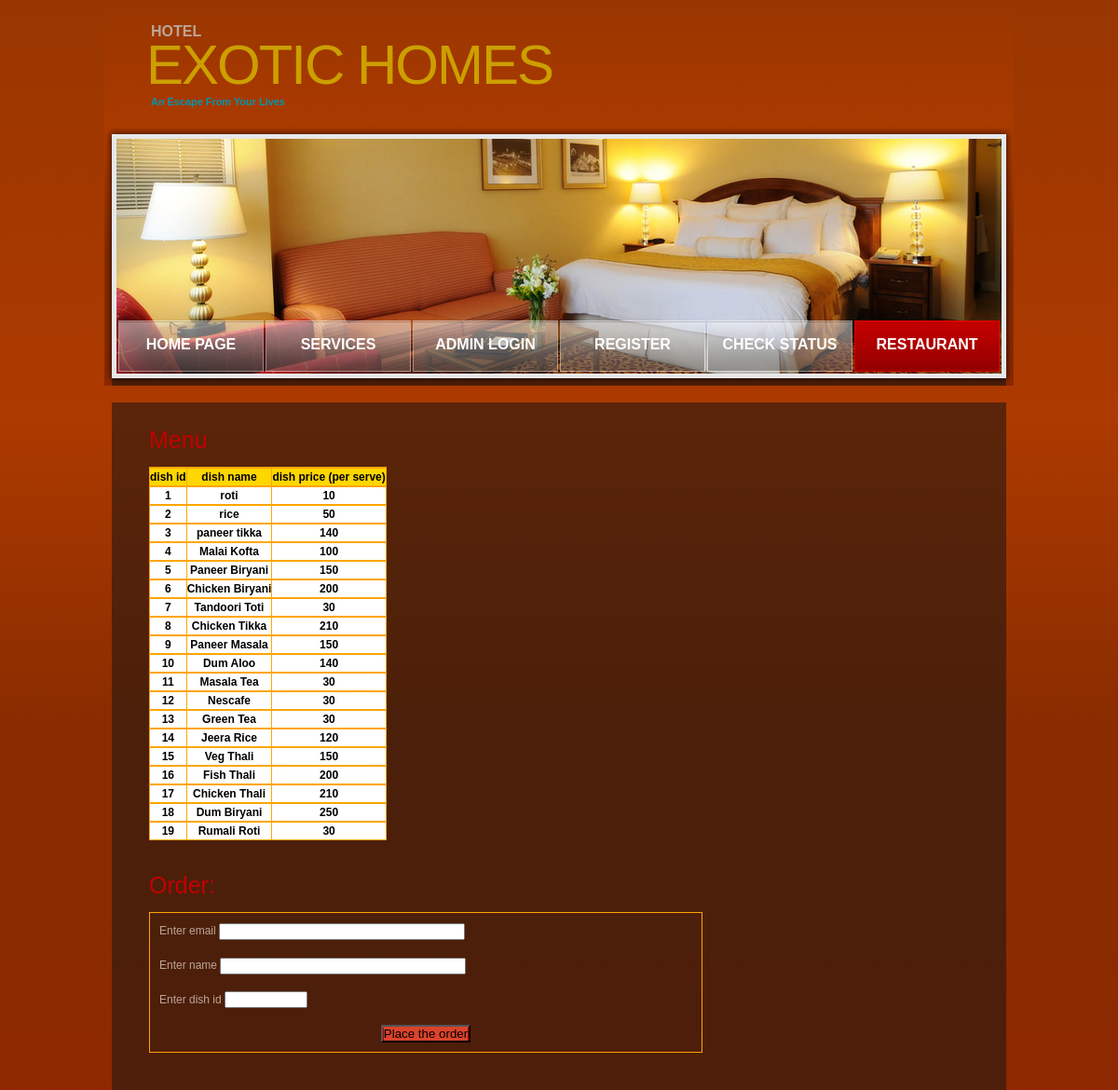
/project/Restaurant.php, run on the app's committed database.
### tables this page shows
CREATE TABLE `item` (
  `itemid` int(10) NOT NULL,
  `itemname` varchar(30) NOT NULL,
  `itemprice` int(4) NOT NULL
);

### project/Restaurant.php (the view, shortened to what this page needs)
<!DOCTYPE html PUBLIC "-//W3C//DTD XHTML 1.0 Strict//EN" "http://www.w3.org/TR/xhtml1/DTD/xhtml1-strict.dtd">
<html xmlns="http://www.w3.org/1999/xhtml" xml:lang="en" lang="en">
<head>
<link href="style.css" rel="stylesheet" type="text/css" />
<link href="layout.css" rel="stylesheet" type="text/css" />
</head>
<body id="page2" onload="new ElementMaxHeight();">
<div id="main">
  <div id="header" class="small">
    <div class="row-1">
      <div class="wrapper">
        <div class="logo">
          <h1><a href="#">Exotic Homes</a></h1>
          <em>Hotel</em> <strong>An Escape From Your Lives</strong> </div>
      </div>
    </div>
    <div class="row-2 alt">
      <div class="indent">
        <div class="header-box-small">
          <div class="inner">
            <ul class="nav">
              <li><a href="index.php">Home page</a></li>
              <li><a href="services.php">Services</a></li>
              <li><a href="User_login.php">Admin Login</a></li>
			   <li><a href="User_register.php">Register</a></li>
			   <li><a href="status.php">Check Status</a></li>
			   <li><a href="Restaurant.php"   class="current">Restaurant</a></li>
            </ul>
          </div>
        </div>
      </div>
    </div>
  </div>
  <br/>
  <div id="content">
    <div class="wrapper">
      <div class="content">
        <div class="indent">
		<div>
			<?php
				$link = mysqli_connect("localhost","root","","hotel_management");
				$sql = "Select itemname,itemid,itemprice from item";
				if(mysqli_query($link,$sql)){
				$result=mysqli_query($link,$sql);
				echo "<style>
					table,th,td{
						font-color:#ffffff;
						 border:1px solid orange;
						 border-collapse:collapse;
					}
				</style>
				<h3>Menu</h3>
				<table style='width=100%;background-color:white;color:black;'>
				<th style='width=30px;'>
				<tr style='background-color:gold;'>
					<th>dish id</th>
					<th>dish name</th>
					<th>dish price (per serve)</th>
				</tr>";
				while($row=mysqli_fetch_assoc($result))
				{
				echo "
				<th style='width=30px;'>
				<tr>
					<th>$row[itemid]</th>
					<th>$row[itemname]</th>
					<th>$row[itemprice]</th>
				</tr>";
				}
				echo"</table>";
				echo '
				<br/>
				<br/>
				 <h3>Order:</h3>
            <form action="dishorder.php" method="POST" id="foodorder-form" style="padding:10px; border:1px solid orange">
                <div>
                  <label>Enter email</label>
                  <input type="email" name="email" size="35">
                </div>
				<br/>
                <div>
                  <label>Enter name</label>
                  <input type="text" name="name" size="35">
                </div>
				<br/>
				<div>
				 <label>Enter dish id</label>
                  <input type="int" name="dishid" size="10">
                </div>
				<br/>
                <div class="button"><button type="submit" style="background: rgb(219, 67, 43)"><span><span>Place the order</span></span></button></div>
            </form>';
				}
				else{
					echo "ERROR: could not able to execute $sql.".mysqli_error($link);
				}
				?>
        </div>
      </div>
    </div>
  </div>
</div>
</body>
</html>

### project/style.css (style rules this page uses)
* { margin:0; padding:0; }
html, body { height:100%; }
body { background: rgba(153,54,0,1); background: -moz-linear-gradient(top, rgba(153,54,0,1) 0%, rgba(173,58,0,1) 38%, rgba(138,44,0,1) 66%, rgba(138,44,0,1) 83%, rgba(143,40,0,1) 100%); background: -webkit-gradient(left top, left bottom, color-stop(0%, rgba(153,54,0,1)), color-stop(38%, rgba(173,58,0,1)), color-stop(66%, rgba(138,44,0,1)), color-stop(83%, rgba(138,44,0,1)), color-stop(100%, rgba(143,40,0,1))); background: -webkit-linear-gradient(top, rgba(153,54,0,1) 0%, rgba(173,58,0,1) 38%, rgba(138,44,0,1) 66%, rgba(138,44,0,1) 83%, rgba(143,40,0,1) 100%); background: -o-linear-gradient(top, rgba(153,54,0,1) 0%, rgba(173,58,0,1) 38%, rgba(138,44,0,1) 66%, rgba(138,44,0,1) 83%, rgba(143,40,0,1) 100%); background: -ms-linear-gradient(top, rgba(153,54,0,1) 0%, rgba(173,58,0,1) 38%, rgba(138,44,0,1) 66%, rgba(138,44,0,1) 83%, rgba(143,40,0,1) 100%); background: linear-gradient(to bottom, rgba(153,54,0,1) 0%, rgba(173,58,0,1) 38%, rgba(138,44,0,1) 66%, rgba(138,44,0,1) 83%, rgba(143,40,0,1) 100%); filter: progid:DXImageTransform.Microsoft.gradient( startColorstr='#993600', endColorstr='#8f2800', GradientType=0 ); center top #37271c; font-family:Tahoma, Geneva, sans-serif; font-size:100%; line-height:1.125em; color:#bca695; }
input, select, textarea { font-family:Tahoma, Geneva, sans-serif; font-size:1em; }
.wrapper { width:100%; overflow:hidden; }
input, select { vertical-align:middle; font-weight:normal; }
ul { list-style:none; }
a { color:#bca695; outline:none; }
h1 { font-family:"Trebuchet MS", Arial, Helvetica, sans-serif; font-size:60px; line-height:1em; color:##cc9f00; text-transform:uppercase; font-weight:normal; letter-spacing:-2px; }
h1 a { color:#cc9f00; text-decoration:none; }
h3 { font-family:"Trebuchet MS", Arial, Helvetica, sans-serif; color:#c30000; font-size:25px; line-height:1em; font-weight:normal; margin-bottom:16px; }
.button { text-align:center; font-size:.91em; }
.button span { display:inline-block; background:url(images/button-side.gif) no-repeat left top; padding-left:1px; }
.button span span { background:url(images/button-side.gif) no-repeat right top; padding-right:1px; padding-left:0; }
#header .row-1 { height:136px; }
#header .row-2 { height:390px; background:url(images/header-bg.png) no-repeat left bottom; }
#header .row-2.alt { height:278px; background:url(images/header-bg1.png) no-repeat left bottom; width:100%; padding:0; margin:0; }
#header .row-2 .indent { padding:13px 0 0 13px; }
#header .logo { float:left; padding:40px 0 0 45px; }
#header .logo em { position:absolute; top:25px; text-transform:uppercase; font-style:normal; font-size:16px; font-family:"Trebuchet MS", Arial, Helvetica, sans-serif; font-weight:bold; padding-left:5px; }
#header .logo strong { color:#0098ad; font-size:.91em; padding-left:5px; }
.header-box-small { background:url(images/header-bg-small.jpg) no-repeat left top; width:950px; height:252px; }
.header-box-small .inner { padding:195px 0 0 2px; }
#header .nav { overflow:hidden; }
#header .nav li { display:inline; }
#header .nav li a { display:block; float:left; width:156px; height:55px; line-height:52px; font-size:16px; text-transform:uppercase; font-weight:bold; color:#fff; text-decoration:none; font-family:"Trebuchet MS", Arial, Helvetica, sans-serif; text-align:center; margin-right:2px; background:url(images/nav-bg1.png) no-repeat left top; }
#header .nav li a.current { background:url(images/nav-bg2.png) no-repeat left top; }
#content { background:url(images/content-bg.png) left top; margin:0 8px; padding:11px 40px 20px 40px; }
#content .indent { padding:17px 0 20px 0; }

### project/Restaurant.php (style rules this page uses)
table,th,td { font-color:#ffffff; border:1px solid orange; border-collapse:collapse; }

### data on the page
item: itemid "1", itemname "roti", itemprice "10"
item: itemid "2", itemname "rice", itemprice "50"
item: itemid "3", itemname "paneer tikka", itemprice "140"
item: itemid "4", itemname "Malai Kofta", itemprice "100"
item: itemid "5", itemname "Paneer Biryani", itemprice "150"
item: itemid "6", itemname "Chicken Biryani", itemprice "200"
item: itemid "7", itemname "Tandoori Toti", itemprice "30"
item: itemid "8", itemname "Chicken Tikka", itemprice "210"
item: itemid "9", itemname "Paneer Masala", itemprice "150"
item: itemid "10", itemname "Dum Aloo", itemprice "140"
item: itemid "11", itemname "Masala Tea", itemprice "30"
item: itemid "12", itemname "Nescafe", itemprice "30"
item: itemid "13", itemname "Green Tea", itemprice "30"
item: itemid "14", itemname "Jeera Rice", itemprice "120"
item: itemid "15", itemname "Veg Thali", itemprice "150"
item: itemid "16", itemname "Fish Thali", itemprice "200"
item: itemid "17", itemname "Chicken Thali", itemprice "210"
item: itemid "18", itemname "Dum Biryani", itemprice "250"
item: itemid "19", itemname "Rumali Roti", itemprice "30"
